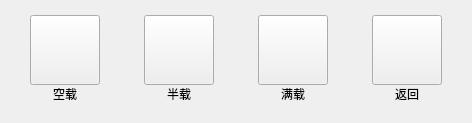
       <widget class="QWidget" name="controlLoadStatePage">
        <layout class="QHBoxLayout" name="horizontalLayout_10">
         <property name="spacing">
          <number>44</number>
         </property>
         <property name="leftMargin">
          <number>30</number>
         </property>
         <property name="topMargin">
          <number>15</number>
         </property>
         <property name="rightMargin">
          <number>30</number>
         </property>
         <property name="bottomMargin">
          <number>20</number>
         </property>
         <item>
          <layout class="QVBoxLayout" name="verticalLayout_29">
           <property name="spacing">
            <number>0</number>
           </property>
           <item>
            <widget class="QPushButton" name="emptyLoadBtn">
             <property name="minimumSize">
              <size>
               <width>70</width>
               <height>70</height>
              </size>
             </property>
             <property name="maximumSize">
              <size>
               <width>70</width>
               <height>70</height>
              </size>
             </property>
             <property name="text">
              <string/>
             </property>
             <property name="checkable">
              <bool>true</bool>
             </property>
             <property name="autoRepeatDelay">
              <number>500</number>
             </property>
             <property name="autoRepeatInterval">
              <number>200</number>
             </property>
            </widget>
           </item>
           <item>
            <widget class="QLabel" name="emptyLoadBtnLabel">
             <property name="maximumSize">
              <size>
               <width>70</width>
               <height>16777215</height>
              </size>
             </property>
             <property name="text">
              <string>空载</string>
             </property>
             <property name="alignment">
              <set>Qt::AlignCenter</set>
             </property>
            </widget>
           </item>
          </layout>
         </item>
         <item>
          <layout class="QVBoxLayout" name="verticalLayout_52">
           <property name="spacing">
            <number>0</number>
           </property>
           <item>
            <widget class="QPushButton" name="halfLoadBtn">
             <property name="minimumSize">
              <size>
               <width>70</width>
               <height>70</height>
              </size>
             </property>
             <property name="maximumSize">
              <size>
               <width>70</width>
               <height>70</height>
              </size>
             </property>
             <property name="text">
              <string/>
             </property>
             <property name="autoRepeatDelay">
              <number>500</number>
             </property>
             <property name="autoRepeatInterval">
              <number>200</number>
             </property>
            </widget>
           </item>
           <item>
            <widget class="QLabel" name="halfLoadBtnLabel">
             <property name="text">
              <string>半载</string>
             </property>
             <property name="alignment">
              <set>Qt::AlignCenter</set>
             </property>
            </widget>
           </item>
          </layout>
         </item>
         <item>
          <layout class="QVBoxLayout" name="verticalLayout_30">
           <property name="spacing">
            <number>0</number>
           </property>
           <item>
            <widget class="QPushButton" name="fullLoadBtn">
             <property name="minimumSize">
              <size>
               <width>70</width>
               <height>70</height>
              </size>
             </property>
             <property name="maximumSize">
              <size>
               <width>70</width>
               <height>70</height>
              </size>
             </property>
             <property name="text">
              <string/>
             </property>
             <property name="checkable">
              <bool>true</bool>
             </property>
             <property name="autoRepeatDelay">
              <number>500</number>
             </property>
             <property name="autoRepeatInterval">
              <number>200</number>
             </property>
            </widget>
           </item>
           <item>
            <widget class="QLabel" name="fullLoadBtnLabel">
             <property name="maximumSize">
              <size>
               <width>70</width>
               <height>16777215</height>
              </size>
             </property>
             <property name="text">
              <string>满载</string>
             </property>
             <property name="alignment">
              <set>Qt::AlignCenter</set>
             </property>
            </widget>
           </item>
          </layout>
         </item>
         <item>
          <layout class="QVBoxLayout" name="verticalLayout_31">
           <property name="spacing">
            <number>0</number>
           </property>
           <item>
            <widget class="QPushButton" name="loadStateBackBtn">
             <property name="minimumSize">
              <size>
               <width>70</width>
               <height>70</height>
              </size>
             </property>
             <property name="maximumSize">
              <size>
               <width>70</width>
               <height>70</height>
              </size>
             </property>
             <property name="text">
              <string/>
             </property>
             <property name="autoRepeatDelay">
              <number>500</number>
             </property>
             <property name="autoRepeatInterval">
              <number>200</number>
             </property>
            </widget>
           </item>
           <item>
            <widget class="QLabel" name="loadStateBackBtnLabel">
             <property name="maximumSize">
              <size>
               <width>70</width>
               <height>16777215</height>
              </size>
             </property>
             <property name="text">
              <string>返回</string>
             </property>
             <property name="alignment">
              <set>Qt::AlignCenter</set>
             </property>
            </widget>
           </item>
          </layout>
         </item>
        </layout>
       </widget>
